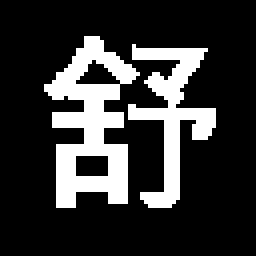
%> input picture shu.bmp, 64 x 64 px (shown 4 times larger)
$ octave script.m   (GNU Octave 9; MATLAB toolbox functions it lacks are replaced by stand-ins)
%> lines starting %> are read from the running program, lines starting %| are printed output that depends on the picture; in (x1, y1, x2, y2) boxes, pixels count from 0 and x2, y2 are one past the last pixel; in counts of white or black regions, pixels touching at a corner belong together; the program's own positions count from 1
### bateman.m
function s=bateman(m,n,img)
[nx,ny]=size(img);

% [7 lines of commented-out code are left out]


for k=0:n
    for l=0:m
        T1(k+1,l+1)=(B(n,k)*B(m,l)*summer(img,k,l));
    end
end
T=sum(T1(:));
s=T/(beta(n)*beta(m));

### beta.m
function b1=beta(n)
b1=(4*(-1^n))/(3.14*(2*n+1));

### script.m
clc
clear
close
img = imread('shu.bmp');
%> img is the input picture: size 64x64 uint8; 20.4% white; 2 white regions, box (x1, y1, x2, y2) and area: (11, 9, 35, 52) 504, (32, 11, 54, 52) 332
img = imtranslate(img,[1 1]);
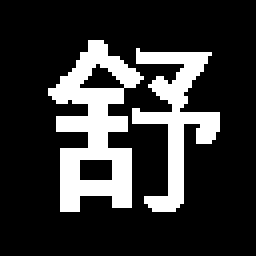
%> img: size 64x64 uint8 (shown 4 times larger); 20.4% white; 2 white regions, box (x1, y1, x2, y2) and area: (12, 10, 36, 53) 504, (33, 12, 55, 53) 332
%img = imresize(img,[32 192]);
% [nx,ny]=size(img);
img=im2double(img);

m = 0;
n = 1;
ans=bateman(m,n,img);
%> after the loop in bateman, `for k=0:n`: T1 = [836; -836]
%> in bateman, `T=sum(T1(:));`: T = -1.48e-12
%> in bateman, `s=T/(beta(n)*beta(m));`: s = -2.73e-12
%> ans = -2.73e-12
